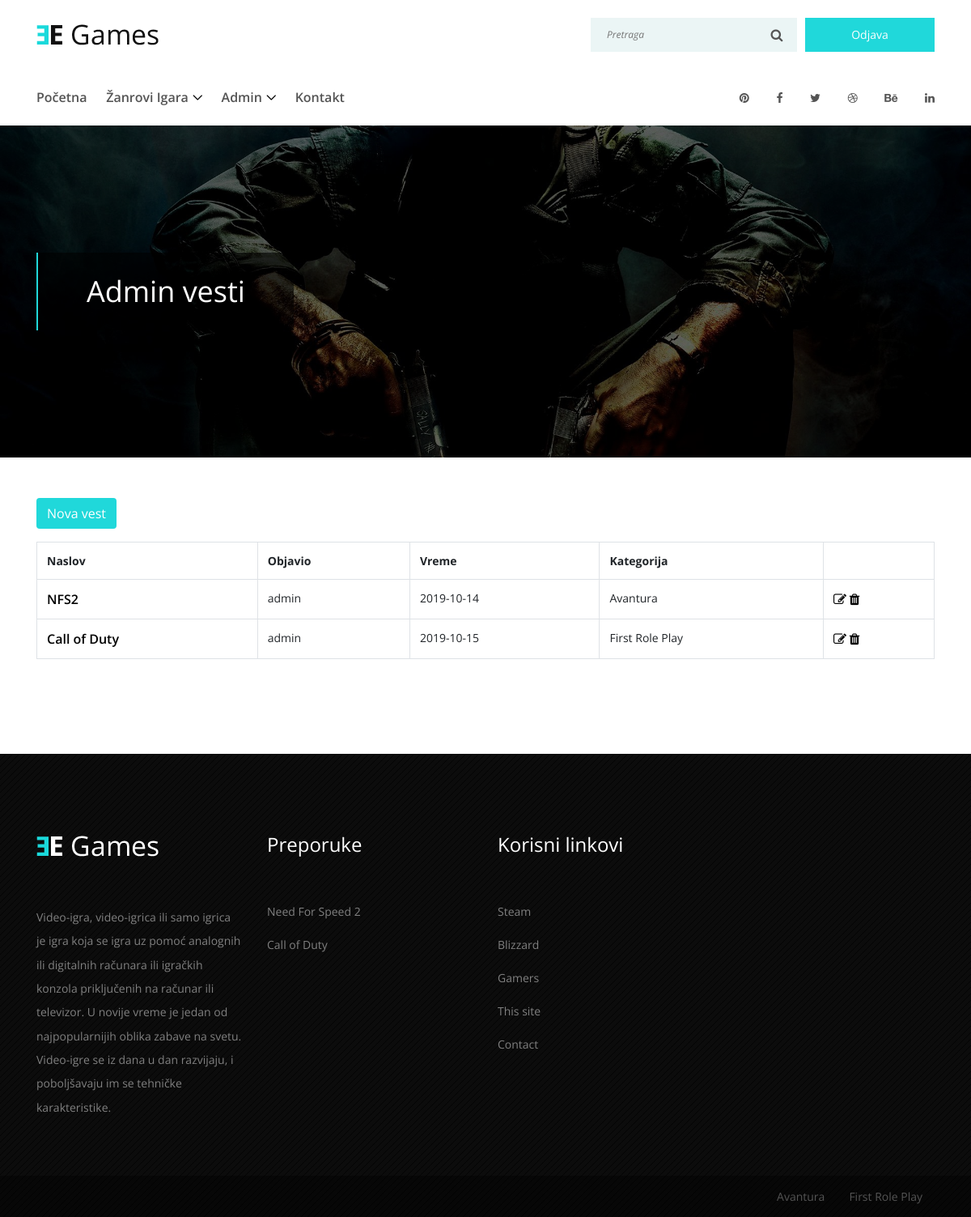
Page /index.php?run=news/admin (signed in) on the committed database.
### tables this page shows
CREATE TABLE `news` (
  `id` int(11) NOT NULL AUTO_INCREMENT,
  `title` varchar(45) NOT NULL,
  `content` text NOT NULL,
  `intro` text NOT NULL,
  `pub_date` date NOT NULL,
  `game_user_id` int(11) NOT NULL,
  `category_id` int(11) NOT NULL,
  `img_url` text NOT NULL,
  PRIMARY KEY (`id`),
  KEY `game_user_id` (`game_user_id`),
  KEY `category_id` (`category_id`),
  FULLTEXT KEY `idx_fts_news` (`title`,`intro`,`content`),
  CONSTRAINT `news_ibfk_1` FOREIGN KEY (`game_user_id`) REFERENCES `game_user` (`id`),
  CONSTRAINT `news_ibfk_2` FOREIGN KEY (`category_id`) REFERENCES `category` (`id`) ON DELETE CASCADE
);

CREATE TABLE `category` (
  `id` int(11) NOT NULL AUTO_INCREMENT,
  `name` varchar(45) NOT NULL,
  PRIMARY KEY (`id`)
);

### src/common/Controller.php (called while the page is built, shortened)
<?php
class Controller
{
    public function render($view, $data=[])
    {
        if (!is_array($data)) {
            $data = ['content' => $data];
        }
        $viewFile = App::get()->webRoot() . "/src/view/$view.php";
        extract($data);
        require($viewFile);
        return ob_get_clean();
    }
}

### src/controller/NewsController.php (called while the page is built, shortened)
<?php
class NewsController extends Controller
{
    public function actionAdmin()
    {
        return $this->render('news/admin');
    }
}

### src/App.php (called while the page is built, shortened)
<?php
class App
{
    private $title;
    private static $app = null;
    private $user = null;
    private  $pdo = null;
    public function setTitle($title)
    {
        $this->title = $title;
    }
    public function db(): PDO
    {
        if ($this->pdo === null) {
            $params = require self::webRoot() . '/src/connection.php';
            extract($params);
            $this->pdo = new PDO($connection, $username, $password,[
                \PDO::ATTR_DEFAULT_FETCH_MODE => \PDO::FETCH_ASSOC,
                \PDO::ATTR_EMULATE_PREPARES => false,
                \PDO::ATTR_ERRMODE => \PDO::ERRMODE_EXCEPTION
            ]);
        }
        return $this->pdo;
    }
    public static function get(): App
    {
        if (self::$app === null) {
            self::$app = new static();
        }
        return self::$app;
    }
    public function getTitle($encode = false)
    {
        if ($encode) {
            return htmlspecialchars($this->title);
        }
        return $this->title;
    }
    public function webRoot()
    {
        return dirname(__DIR__);
    }
    public function resource($resource)
    {
        return 'resource/'.$resource;
    }
    public function getUser(): ?User
    {
        return $this->user;
    }
    public function run()
    {
        $run = $_GET['run'] ?? 'site/index';
        $params = explode('/', $run);
        $methodId = $params[1];
        $method = 'action' . ucfirst($methodId);
        $controller = new $controllerClass();
        try {
            if (!empty($_SESSION['userId'])) {
                $this->user = User::findById($_SESSION['userId']);
            }
            $content = $controller->$method();
            $layout = $controller->layout;
        } catch (\Exception $e) {
            $content = $e->getMessage();
            $layout = 'layout/error';
        }
        return $controller->render($layout, $content);
    }
}

### src/model/News.php (called while the page is built, shortened)
<?php
class News extends ActiveRecord
{
    public $game_user_id;
    public $category_id;
    public static function dbAttrs(): array
    {
        return ['id', 'title', 'content', 'intro', 'img_url', 'pub_date', 'game_user_id', 'category_id'];
    }
    public static function table() {return 'news';}
    public function getCreator()
    {
        return User::findById($this->game_user_id);
    }
    public function getCategory()
    {
        return Category::findById($this->category_id);
    }
}

### src/common/ActiveRecord.php (called while the page is built, shortened)
<?php
abstract class ActiveRecord extends Model
{
    public static function findById($id)
    {
        return self::findOneByAttributes(['id'=>$id]);
    }
    public static function findOneByAttributes(array $pairs)
    {
        $all = self::findAllByAttributes($pairs);
        return $all[0];
    }
    public static function findAllByAttributes(array $pairs, $orderBy='')
    {
        $sql = 'SELECT * FROM ' . static::table();
        $bindParams = [];
        $condition = '';
        foreach ($pairs as $key => $value) {
            $condition .= " $key=:$key AND";
            $bindParams[":$key"] = $value;
        }
        if ($condition) {
            $sql .= ' WHERE ';
            $sql .= substr($condition, 0, strlen($condition) - strlen('AND'));
        }
        $sql .= ' ' . $orderBy;
        return self::findAllBySql($sql, $bindParams);
    }
    public static function findAllBySql($sql, $params)
    {
        $stm = App::get()->db()->prepare($sql);
        foreach ($params as $key => $value) {
            $stm->bindValue($key, $value);
        }
        $stm->execute();
        $result = [];
        while (($row = $stm->fetch())) {
            $model = new static();
            $model->loadFromDbRow($row);
            $result[] = $model;
        }
        return $result;
    }
    public static function findAll($orderBy='')
    {
        return static::findAllByAttributes([], $orderBy);
    }
    public function isNew()
    {
        return empty($this->id);
    }
}

### src/common/Model.php (called while the page is built, shortened)
<?php
abstract class Model
{
    protected function load(array $attrs, ?array $data, array $skip = [])
    {
        return true;
    }
}

### src/model/User.php (called while the page is built, shortened)
<?php
class User extends ActiveRecord
{
    public $user_name;
    public static function dbAttrs(): array {return ['id', 'first_name', 'email', 'password', 'user_name'];}
    public static function table() {return 'game_user';}
    public function isAdmin()
    {
        return $this->user_name === 'admin';
    }
}

### src/connection.php (called while the page is built)
<?php
return [
    'connection' => 'mysql:host=localhost;dbname=egames;charset=utf8',
    'username' => 'root',
    'password' => ''
];

### src/model/Category.php (called while the page is built, shortened)
<?php
class Category extends ActiveRecord
{
    public static function dbAttrs(): array {return ['id', 'name'];}
    public static function table() {return 'category';}
}

### src/view/news/admin.php (the view)
    <p>
    <a class="btn" style="background-color:#20d8da!important; color:white;" href="index.php?run=news/create#title">Nova vest</a>
</p>
<table class="table table-bordered">
    <tr>
        <th>Naslov</th>
        <th>Objavio</th>
        <th>Vreme</th>
        <th>Kategorija</th>
        <th></th>
    </tr>
    <?php foreach (app\model\News::findAll('ORDER BY pub_date, id') as $news):?>
        <tr>
            <td>
                <a href="index.php?run=news/view&newsId=<?=$news->id?>"><?= htmlspecialchars($news->title)?></a>
            </td>
            <td>
                <?= htmlspecialchars($news->getCreator()->user_name)?>
            </td>
            <td>
                <?= htmlspecialchars($news->pub_date)?>
            </td>
            <td>
                <?= htmlspecialchars($news->getCategory()->name)?>
            </td>
            <td>
                <a title="Izmena" href="index.php?run=news/update&newsId=<?=$news->id?>"><i class="fa fa-edit"></i></a>
                <a title="Brisanje" href="index.php?run=news/delete&newsId=<?=$news->id?>"><i class="fa fa-trash"></i></a>
            </td>
        </tr>
    <?php endforeach;?>
</table>

### src/view/layout/main.php (shortened to what this page needs)
<?php $app = \app\App::get();?>
<!DOCTYPE html>
<html lang="en">
<head>
    <link rel="stylesheet" href="<?=$app->resource('style.css')?>">
</head>
<body>
    <header class="header-area">
        <div class="top-header-area">
            <div class="container h-100">
                <div class="row h-100 align-items-center">
                    <div class="col-12 d-flex align-items-center justify-content-between">
                        <div class="logo">
                            <a href="index.php"><img src="<?=$app->resource('img/core-img/logo.png')?>" alt=""></a>
                        </div>
                        <div class="search-login-area d-flex align-items-center">
                            <div class="top-search-area">
                                <form action="index.php" method="get">
                                    <input type="search" name="search" id="topSearch" placeholder="Pretraga">
                                    <button type="submit" class="btn"><i class="fa fa-search"></i></button>
                                </form>
                            </div>
                            <?php if (!$app->getUser()) :?>
                                <div class="login-area">
                                    <a href="index.php?run=user/register#title">
                                        <span>Registracija</span> <i class="fa fa-user" aria-hidden="true"></i>
                                    </a>
                                </div>
                                <div class="login-area">
                                    <a href="index.php?run=user/login#title">
                                        <span>Prijava</span> <i class="fa fa-lock" aria-hidden="true"></i>
                                    </a>
                                </div>
                            <?php else: ?>
                                <div class="login-area">
                                    <a href="index.php?run=user/logout">
                                        <span>Odjava</span> <i class="fa fa-power-off" aria-hidden="true"></i>
                                    </a>
                                </div>
                            <?php endif;?>
                        </div>
                    </div>
                </div>
            </div>
        </div>
        <div class="egames-main-menu" id="sticker">
            <div class="classy-nav-container breakpoint-off">
                <div class="container">
                    <nav class="classy-navbar justify-content-between" id="egamesNav">
                        <div class="classy-menu">
                            <div class="classynav">
                                <ul>
                                    <li><a href="index.php">Početna</a></li>
                                    <li>
                                        <a href="#">Žanrovi igara</a>
                                    </li>
                                    <?php if ($app->getUser() && $app->getUser()->isAdmin()) :?>
                                    <li><a href="#">Admin</a>
                                    </li>
                                    <?php endif;?>
                                    <li><a href="index.php?run=site/contact">Kontakt</a></li>
                                </ul>
                            </div>
                        </div>
                        <div class="top-social-info">
                            <a href="#" data-toggle="tooltip" data-placement="top" title="Pinterest"><i class="fa fa-pinterest" aria-hidden="true"></i></a>
                            <a href="#" data-toggle="tooltip" data-placement="top" title="Facebook"><i class="fa fa-facebook" aria-hidden="true"></i></a>
                            <a href="#" data-toggle="tooltip" data-placement="top" title="Twitter"><i class="fa fa-twitter" aria-hidden="true"></i></a>
                            <a href="#" data-toggle="tooltip" data-placement="top" title="Dribbble"><i class="fa fa-dribbble" aria-hidden="true"></i></a>
                            <a href="#" data-toggle="tooltip" data-placement="top" title="Behance"><i class="fa fa-behance" aria-hidden="true"></i></a>
                            <a href="#" data-toggle="tooltip" data-placement="top" title="Linkedin"><i class="fa fa-linkedin" aria-hidden="true"></i></a>
                        </div>
                    </nav>
                </div>
            </div>
        </div>
    </header>
    <div class="breadcrumb-area bg-img bg-overlay" style="background-image: url(<?=$app->resource('img/bg-img/27.jpg')?>);">
        <div class="container h-100">
            <div class="row h-100 align-items-center">
                <div class="col-12">
                    <div class="breadcrumb-text">
                        <h2><?=$app->getTitle(true)?></h2>
                    </div>
                </div>
            </div>
        </div>
    </div>
    <section class="game-review-area section-padding-100">
        <div class="container">
            <div class="row">
                <div class="col-12">
                    <?= $content ?>
                </div>
            </div>
        </div>
    </section>
    <footer class="footer-area">
        <div class="main-footer-area section-padding-100-0">
            <div class="container">
                <div class="row">
                    <div class="col-12 col-sm-6 col-lg-3">
                        <div class="single-footer-widget mb-70">
                            <div class="widget-title">
                                <a href="index.php"><img src="img/core-img/logo2.png" alt=""></a>
                            </div>
                            <div class="widget-content">
                                <p>Video-igra, video-igrica ili samo igrica je igra koja se igra uz pomoć analognih ili digitalnih računara ili igračkih konzola priključenih na računar ili televizor. U novije vreme je jedan od najpopularnijih oblika zabave na svetu. Video-igre se iz dana u dan razvijaju, i poboljšavaju im se tehničke karakteristike.</p>
                            </div>
                        </div>
                    </div>
                    <div class="col-12 col-sm-6 col-lg-3">
                        <div class="single-footer-widget mb-70">
                            <div class="widget-title">
                                <h4>Preporuke</h4>
                            </div>
                            <div class="widget-content">
                                <nav>
                                    <ul>
                                        <li><a href="index.php?run=news/view&newsId=1">Need For Speed 2</a></li>
                                        <li><a href="index.php?run=news/view&newsId=2">Call of Duty</a></li>
                                    </ul>
                                </nav>
                            </div>
                        </div>
                    </div>
                    <div class="col-12 col-sm-6 col-lg-3">
                        <div class="single-footer-widget mb-70">
                            <div class="widget-title">
                                <h4>Korisni linkovi</h4>
                            </div>
                            <div class="widget-content">
                                <nav>
                                    <ul>
                                        <li><a href="https://store.steampowered.com/">Steam</a></li>
                                        <li><a href="https://www.blizzard.com/en-us/">Blizzard</a></li>
                                        <li><a href="https://games.rs/">Gamers</a></li>
                                        <li><a href="index.php">This site</a></li>
                                        <li><a href="index.php?run=site/contact">Contact</a></li>
                                    </ul>
                                </nav>
                            </div>
                        </div>
                    </div>
                </div>
            </div>
        </div>
        <div class="copywrite-content">
            <div class="container h-100">
                <div class="row h-100 align-items-center">
                    <div class="col-12 col-sm-5">
                    </div>
                    <div class="col-12 col-sm-7">
                        <div class="footer-nav">
                            <ul>
                                <?php foreach (\app\model\Category::findAll('ORDER BY name') as $category):?>
                                    <li>
                                        <a href="index.php?categoryId=<?=$category->id?>">
                                            <?= htmlspecialchars($category->name)?>
                                        </a>
                                    </li>
                                <?php endforeach;?>
                            </ul>
                        </div>
                    </div>
                </div>
            </div>
        </div>
    </footer>
</body>
</html>

### rows in the picture
news: title "NFS2", user_name "admin", pub_date "2019-10-14", category.name "Avantura"
news: title "Call of Duty", user_name "admin", pub_date "2019-10-15", category.name "First Role Play"
category: name "Avantura"
category: name "First Role Play"

### other values in the picture
$app->getTitle(true) "Admin vesti"
